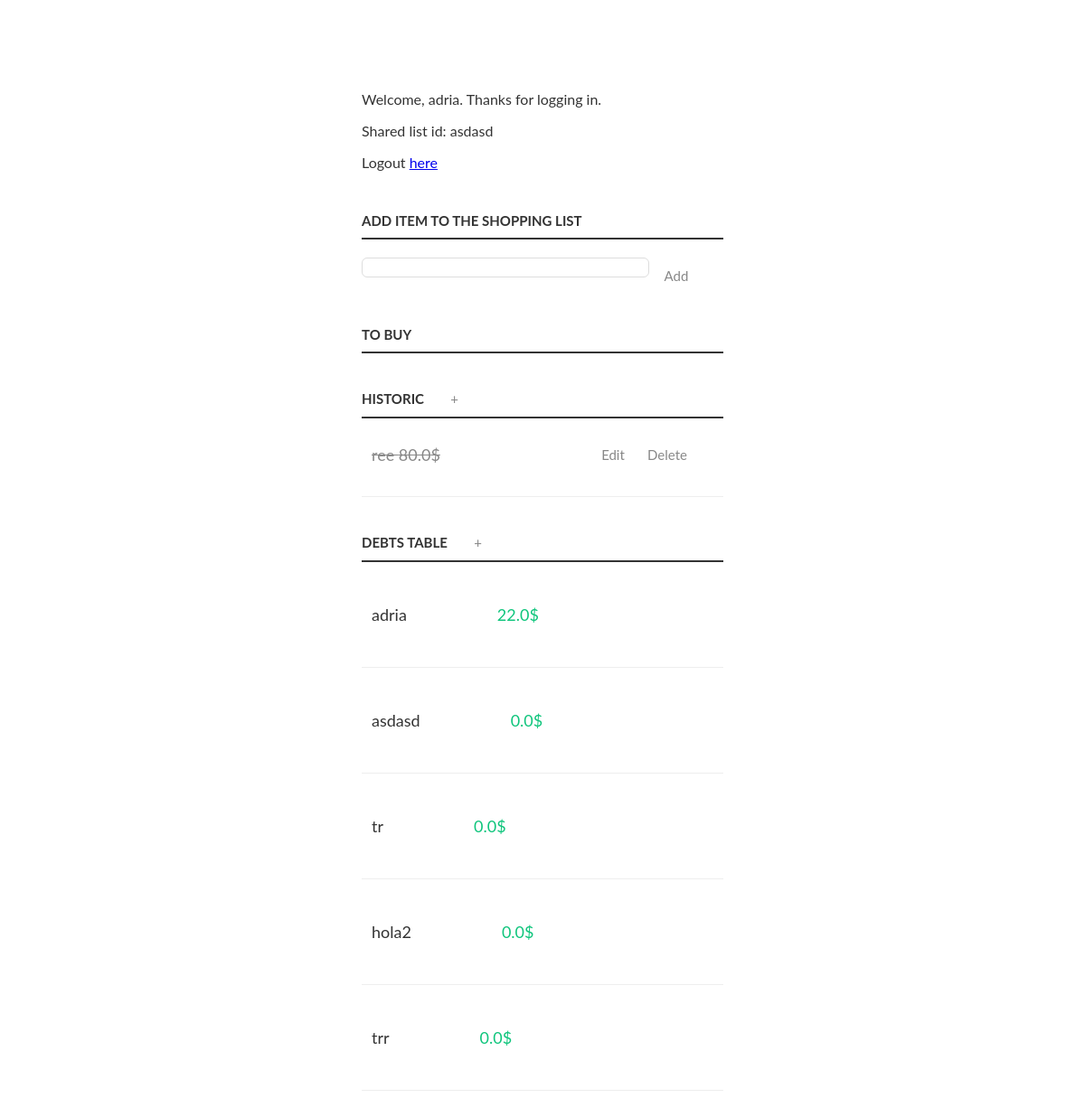
Page /shared_list/ (signed in) on the earlier database version.
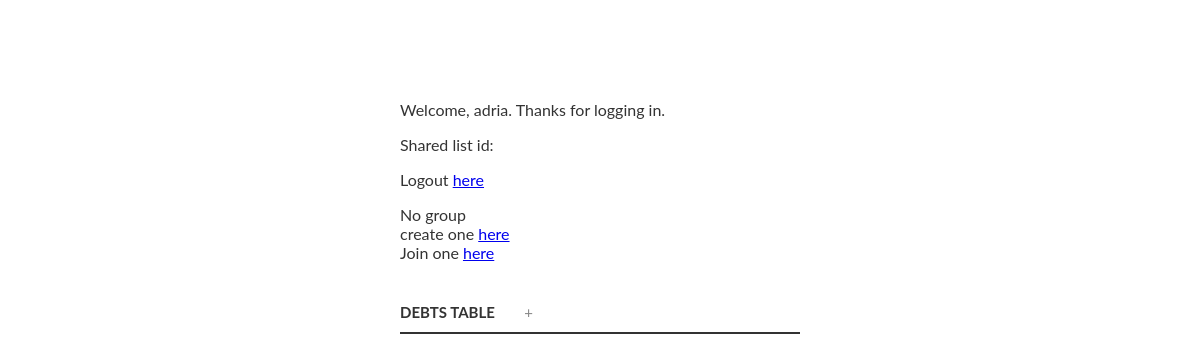
Same page on the later database version.
### user_system/models.py (models this page shows)
class User(AbstractUser):
    group_id = models.TextField(max_length=100, blank=True)
    is_grouped = models.BooleanField(default=False)
    debt = models.FloatField(default=0)

### shared_list/models.py (models this page shows)
class Purchase(models.Model):
    user = models.ForeignKey(settings.AUTH_USER_MODEL, on_delete=models.CASCADE, related_name="purchase", null=True)
    shared_list = models.ForeignKey(SharedList, on_delete=models.CASCADE, null=True)
    product_name = models.CharField(max_length=200, default="")
    product_price = models.FloatField(default=0.0)
    purchased = models.BooleanField(default=False)
    receivers = models.CharField(max_length=500, default="")

### shared_list/views.py (the view)
# urls.py: path('', views.purchases_list, name = 'purchases_list'),
def purchases_list(request):
    try:
        sl = SharedList.objects.get(group_id=request.user.group_id)
        update_group_manager(request)
    except SharedList.DoesNotExist:
        sl = None
    User = get_user_model()
    user = User.objects.get(username=request.user)
    if user.is_grouped:
        table = GroupManagerInstance.GM.build_debts_table()
        purchases = Purchase.objects.filter(shared_list=sl)
        if len(purchases) > 0:
            return render(request, 'shared_list/purchases_list.html', {'purchases': purchases, 'sharedlist':True,
                                                                       'debts_table' : table})
        else:
            return render(request, 'shared_list/purchases_list.html', {'purchases': None, 'sharedlist': True,
                                                                       'debts_table' : table})
    else:
        return render(request, 'shared_list/purchases_list.html', {'sharedlist': False})

### GroupManager.py (called while the page is built)
    def update_group(self, users, purchases, group_id):
        self.users = users
        self.purchases = purchases
        self.group_id = group_id

    def build_debts_table(self):
        debts_table = {}
        for user in self.users:
            debts_table[user.username] = user.debt
        return debts_table

### shared_list/views.py (called while the page is built)
def update_group_manager(request):
    User = get_user_model()
    user = User.objects.get(username=request.user)
    users = User.objects.filter(group_id=user.group_id)
    Purchase = apps.get_model('shared_list', 'Purchase')
    SharedList = apps.get_model('shared_list', 'SharedList')
    purchases = Purchase.objects.filter(shared_list=SharedList.objects.get(group_id=user.group_id))
    GroupManagerInstance.GM.update_group(users, purchases, user.group_id)

### shared_list/Templates/shared_list/purchases_list.html (shortened to what this page needs)
{% load static %}
<head>
    <link rel="stylesheet" type="text/css" href="{% static 'css/shared_list.css' %}" />
</head>
<body>
    <div class="container">
        {% include "user_information.html" %}
        {% if sharedlist is True %}
            <form action="{% url 'shared_list:new_purchase'%}" method="post">
                <p>
                    <label for="new-task">Add item to the shopping list</label>
                        <input id="new-task" type="text" name="product_name">
                    <button type="submit">Add</button>
                </p>
            </form>
            {% if purchases %}
                <h3>
                    To buy
                </h3>
                <h3>
                Historic <button class="edit" onclick="display_paied_purchases()">+</button>
                </h3>
                <div id="display-paied-purchases">
                    <ul id="completed-tasks">
                        {% for purchase in purchases %}
                            {% if purchase.purchased is True%}
                                <li>
                                    <label>
                                        {{ purchase.product_name }} {{purchase.product_price}}$
                                    </label>
                                    <form action="{% url 'shared_list:edit_purchase' purchase.id %}">
                                        <button class="edit" type="submit" > Edit </button>
                                    </form>
                                    <form action="{% url 'shared_list:delete_purchase' purchase.id %}" method="post">
                                        <button class="delete" type="submit">Delete</button>
                                    </form>
                                </li>
                            {% endif %}
                         {% endfor %}
                    </ul>
                </div>
            {% else %}
                <p>No purchases are available.</p>
            {% endif %}
        {% else %}
            <div> No group </div>
            <div> create one <a href="{% url 'user_system:new_group'%}">here</a> </div>
            <div> Join one <a href="{% url 'user_system:join_group'%}">here</a></div>
        {% endif %}
        <h3>
                Debts table <button class="edit" onclick="display_debt_table()">+</button>
        </h3>
        {% if debts_table is not None %}
            <div id="display-debt-table">
                <ul>
                {% for key, value in debts_table.items %}
                  <li>
                      <label>
                          <p>{{key}}</p> {% if value < 0%}<p class="negative">{{value}}$</p> {%else%} <p class="positive">{{value}}$</p> {%endif%}
                      </label>
                  </li>
                {% endfor %}
                </ul>
            </div>
        {%endif%}
    </div>
</body>

### templates/user_information.html
<div>
    {% if user.is_authenticated %}
        <p>Welcome, {{ user.get_username }}. Thanks for logging in.</p>
        <p> Shared list id: {{ user.group_id }}</p>
        <p> Logout <a href="{% url 'user_system:logout_request'%}"> here </a></p>
    {% else %}
        <p>Welcome, new user. Please log in <a href="{% url 'user_system:login_request'%}"> here </a></p>
    {% endif %}
</div>

Differences in the rows shown:
no longer on this page (row edited): Purchase: product_name "ree", product_price "80.0"
removed User: debts_table "asdasd", debts_table "0.0"
removed User: debts_table "tr", debts_table "0.0"
removed User: debts_table "hola2", debts_table "0.0"
removed User: debts_table "trr", debts_table "0.0"
changed User "adria": group_id "asdasd" → (not shown); debt 22 → 0 (drawn)
Other differences:
text no longer shown: "ADD ITEM TO THE SHOPPING LIST Add TO BUY HISTORIC +"
text now shown: "No group create one here Join one here"
list line gone: "adria 22.0"
